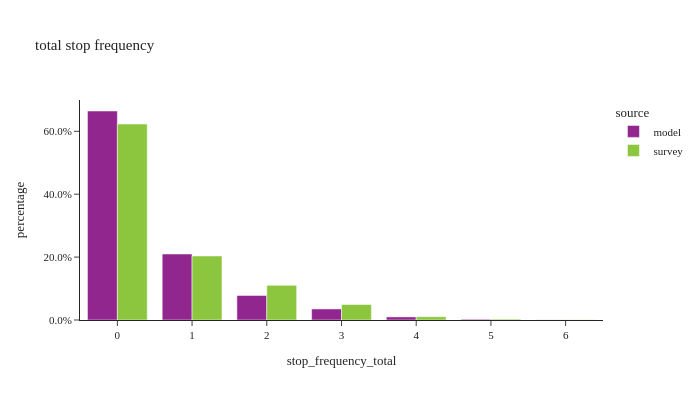

The notebook cell this image was saved under:
### Code cell
util.plot_share_barchart(tour_data, 'tour_weight', 'stop_frequency_total', title="total stop frequency")

### Figure 1 — Plotly figure (JSON) as saved in the notebook; plotly's stock layout.template omitted (floating-point values rounded to 4 significant figures)
{"data": [{"alignmentgroup": "True", "customdata": [[3285990], [1037395], [385565], [173684], [48733], [11346], [2041]], "hovertemplate": "source=model<br>stop_frequency_total=%{x}<br>percentage=%{y}<br>sample_size=%{customdata[0]}<extra></extra>", "legendgroup": "model", "marker": {"color": "#91268F", "pattern": {"shape": ""}}, "name": "model", "offsetgroup": "model", "orientation": "v", "showlegend": true, "textposition": "auto", "type": "bar", "x": [0.0, 1.0, 2.0, 3.0, 4.0, 5.0, 6.0], "xaxis": "x", "y": [0.6645, 0.2098, 0.07797, 0.03512, 0.009855, 0.002295, 0.0004128], "yaxis": "y"}, {"alignmentgroup": "True", "customdata": [[7244], [2104], [1086], [505], [130], [39], [12]], "hovertemplate": "source=survey<br>stop_frequency_total=%{x}<br>percentage=%{y}<br>sample_size=%{customdata[0]}<extra></extra>", "legendgroup": "survey", "marker": {"color": "#8CC63E", "pattern": {"shape": ""}}, "name": "survey", "offsetgroup": "survey", "orientation": "v", "showlegend": true, "textposition": "auto", "type": "bar", "x": [0.0, 1.0, 2.0, 3.0, 4.0, 5.0, 6.0], "xaxis": "x", "y": [0.6232, 0.2036, 0.1102, 0.0493, 0.01043, 0.002745, 0.000593], "yaxis": "y"}], "layout": {"barmode": "group", "height": 400, "legend": {"title": {"text": "source"}, "tracegroupgap": 0}, "title": {"text": "total stop frequency"}, "width": 700, "xaxis": {"anchor": "y", "domain": [0.0, 1.0], "title": {"text": "stop_frequency_total"}}, "yaxis": {"anchor": "x", "domain": [0.0, 1.0], "tickformat": ".1%", "title": {"text": "percentage"}}}}
